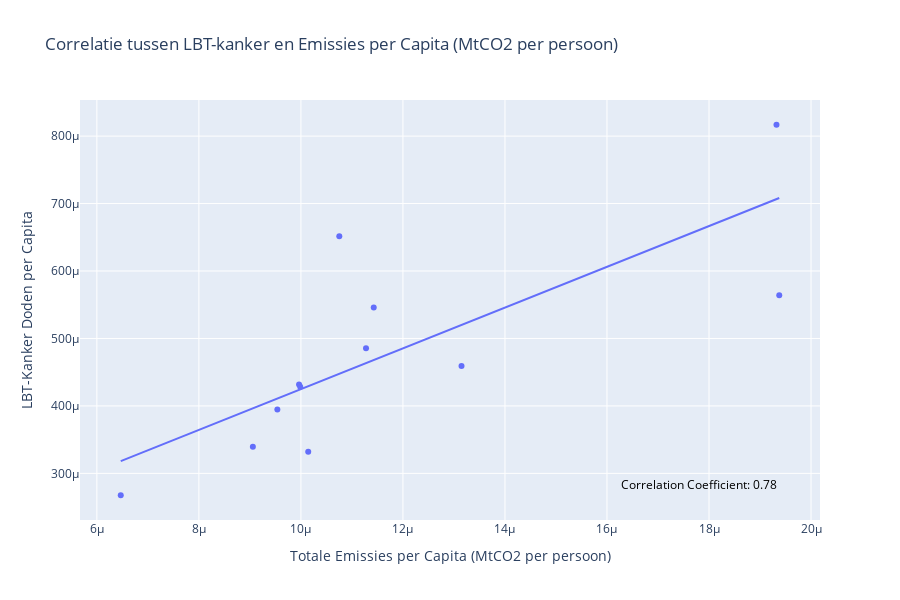

Source (notebook cell):
### Markdown cell above
# Correlatie plots

Hieronder staat een aantal plots dat correlaties laat zien tussen verschillende variabelen uit onze datasets.

### Code cell
# Filter data to include only years 2000-2012
df_lung_filtered = df_lung[(df_lung['Year'] >= 2000) & (df_lung['Year'] <= 2012)]
df_emissions_filtered = df_emissions[(df_emissions['Year'] >= 2000) & (df_emissions['Year'] <= 2012)]
df_population_filtered = df_population[(df_population['Time'] >= 2000) & (df_population['Time'] <= 2012)]

# Extract relevant columns
df_lung_relevant = df_lung_filtered[['Country', 'Year', 'Tracheal, bronchus, and lung cancer']]
df_emissions_relevant = df_emissions_filtered[['Country', 'Year', 'Total']]
df_population_relevant = df_population_filtered[['Location', 'Time', 'PopTotal']]

# Merge datasets on Country and Year
df_merged = pd.merge(df_lung_relevant, df_emissions_relevant, left_on=['Country', 'Year'], right_on=['Country', 'Year'])
df_merged = pd.merge(df_merged, df_population_relevant, left_on=['Country', 'Year'], right_on=['Location', 'Time'])

# Calculate per capita values
df_merged['LungCancerPerCapita'] = df_merged['Tracheal, bronchus, and lung cancer'] / df_merged['PopTotal']
df_merged['EmissionsPerCapita'] = df_merged['Total'] / df_merged['PopTotal']

# Select only the numeric columns
df_numeric = df_merged[['Year', 'LungCancerPerCapita', 'EmissionsPerCapita']]

# Group by Year and average the per capita values
df_grouped = df_numeric.groupby('Year').mean().reset_index()

# Create the scatter plot with trendline using plotly
correlation_coefficient = df_grouped['EmissionsPerCapita'].corr(df_grouped['LungCancerPerCapita'])
fig = px.scatter(df_grouped, x="EmissionsPerCapita", y="LungCancerPerCapita", trendline="ols",
                 title='Correlatie tussen LBT-kanker en Emissies per Capita (MtCO2 per persoon)',
                 hover_data=["Year"],
                 labels={
                     "EmissionsPerCapita": "Totale Emissies per Capita (MtCO2 per persoon)",
                     "LungCancerPerCapita": "LBT-Kanker Doden per Capita",
                     "Year":"Jaar"
                 })

# Add correlation coefficient as annotation
fig.add_annotation(
    x=max(df_grouped['EmissionsPerCapita']),  # Position the annotation at the far right of the x-axis
    y=min(df_grouped['LungCancerPerCapita']),  # Position the annotation at the bottom of the y-axis
    text=f'Correlation Coefficient: {correlation_coefficient:.2f}',
    showarrow=False,
    font=dict(size=12, color="black"),
    xanchor='right',
    yanchor='bottom'
)

fig.update_layout(
    height = 600
)

### Figure 1 — Plotly figure (JSON) as saved in the notebook; plotly's stock layout.template omitted (floating-point values rounded to 4 significant figures)
{"data": [{"customdata": [[2001], [2002], [2003], [2004], [2005], [2006], [2007], [2008], [2009], [2010], [2011], [2012]], "hovertemplate": "Totale Emissies per Capita (MtCO2 per persoon)=%{x}<br>LBT-Kanker Doden per Capita=%{y}<br>Jaar=%{customdata[0]}<extra></extra>", "legendgroup": "", "marker": {"color": "#636efa", "symbol": "circle"}, "mode": "markers", "name": "", "orientation": "v", "showlegend": false, "type": "scatter", "x": [1.143e-05, 1.014e-05, 6.468e-06, 1.128e-05, 1.932e-05, 1.938e-05, 9.058e-06, 1.315e-05, 9.964e-06, 9.986e-06, 9.538e-06, 1.075e-05], "xaxis": "x", "y": [0.0005457, 0.0003321, 0.0002676, 0.0004855, 0.0008168, 0.000564, 0.0003395, 0.000459, 0.0004316, 0.0004283, 0.0003946, 0.0006516], "yaxis": "y"}, {"hovertemplate": "<b>OLS trendline</b><br>LungCancerPerCapita = 30.229 * EmissionsPerCapita + 0.000122526<br>R<sup>2</sup>=0.604145<br><br>Totale Emissies per Capita (MtCO2 per persoon)=%{x}<br>LBT-Kanker Doden per Capita=%{y} <b>(trend)</b><extra></extra>", "legendgroup": "", "marker": {"color": "#636efa", "symbol": "circle"}, "mode": "lines", "name": "", "showlegend": false, "type": "scatter", "x": [6.468e-06, 9.058e-06, 9.538e-06, 9.964e-06, 9.986e-06, 1.014e-05, 1.075e-05, 1.128e-05, 1.143e-05, 1.315e-05, 1.932e-05, 1.938e-05], "xaxis": "x", "y": [0.0003181, 0.0003964, 0.0004109, 0.0004237, 0.0004244, 0.0004291, 0.0004476, 0.0004634, 0.000468, 0.00052, 0.0007066, 0.0007083], "yaxis": "y"}], "layout": {"annotations": [{"font": {"color": "black", "size": 12}, "showarrow": false, "text": "Correlation Coefficient: 0.78", "x": 1.938e-05, "xanchor": "right", "y": 0.0002676, "yanchor": "bottom"}], "height": 600, "legend": {"tracegroupgap": 0}, "title": {"text": "Correlatie tussen LBT-kanker en Emissies per Capita (MtCO2 per persoon)"}, "xaxis": {"anchor": "y", "domain": [0, 1], "title": {"text": "Totale Emissies per Capita (MtCO2 per persoon)"}}, "yaxis": {"anchor": "x", "domain": [0, 1], "title": {"text": "LBT-Kanker Doden per Capita"}}}}
